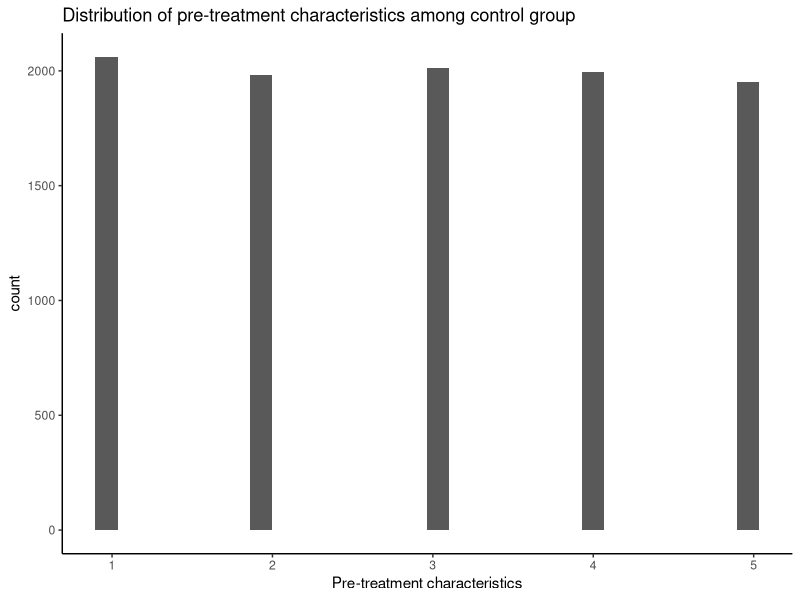
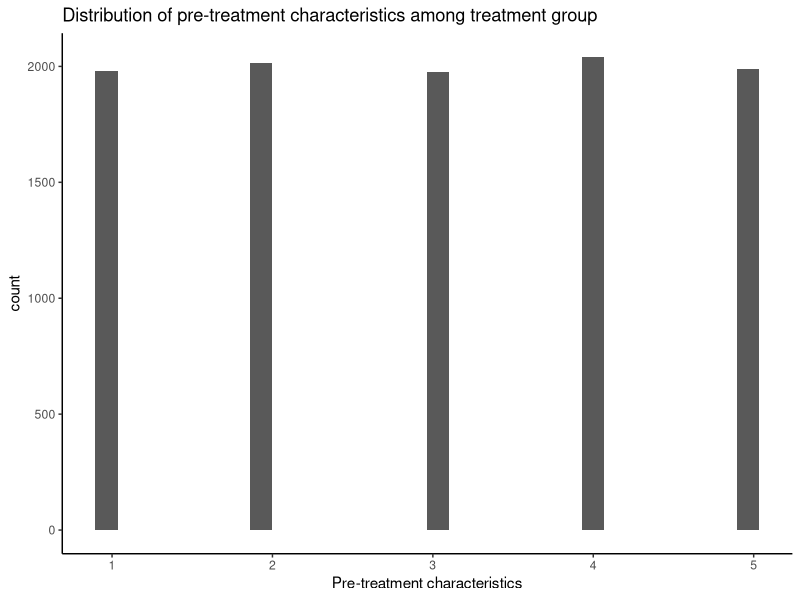

The R source for these figures, in order:
## ---- chunk 1

# set default chunk options
knitr::opts_chunk$set(fig.width = 4, fig.height = 3, 
                      echo = TRUE, message = FALSE, warning = FALSE)

# load packages
packages=c("MASS", "tidyverse", # Used in assignment 1
           "stargazer", "here", "tidyr", "dplyr","stringr", "janitor", # Used for Mock assignment
           "cowplot", "ggplot2", "tinytex", "datasets", "tibble") # Used for Mock assignment

for (i in packages) {
  if (require(i,character.only=TRUE)==FALSE) {
    install.packages(i,repos='http://cran.us.r-project.org')
  }
  else {
    require(i,character.only=TRUE)
  }
}

# Disable scientific notation if you want
options(scipen=999)

## ---- chunk 2
# Generate data on potential outcomes and pre-treatment covariates:
  rm(list=ls())
  library(MASS)

# Define variables and generate data:
  N <- 20000 # number of samples
  Xi <- sample(c(1,2,3,4,5),N, replace=TRUE) # pre-treatment characteristic
  m0_Xi <- 0.5*Xi 
  m1_Xi <- 1*Xi 
  
# Generate correlated error terms:
  ei <- mvrnorm(n=N,mu=c(0, 0),Sigma=matrix(c(1,0.75,0.75,1), ncol=2))
  
# Calculate potential outcomes:
  Yi_0 = m0_Xi + ei[,1]	# outcome if untreated
  Yi_1 = m1_Xi + ei[,2] # outcome if treated
  
# Output the mean of the potential outcomes:
  mean(Yi_0)
  mean(Yi_1)
  
# Create a dataframe from the vectors:
  df <- data.frame(Xi, Yi_0, Yi_1)
## ---- chunk 3
# add another column to dataframe where the unit 1s are chosen randomly
# 1 is treatment group
# 0 is control group
df$Di = sample(rep(c(0,1), length.out = N), N, replace = FALSE)
## ---- chunk 4
# histogram of Xi for control group
df %>% 
  filter(Di == 0) %>% 
  ggplot() + 
  geom_histogram(aes(x = Xi)) +
  theme_classic() +
  labs(title = "Distribution of pre-treatment characteristics among control group",
       x = "Pre-treatment characteristics")

# histogram of Xi for treatment group
df %>% 
  filter(Di == 1) %>% 
  ggplot() +
  geom_histogram(aes(x = Xi)) +
  theme_classic() +
  labs(title = "Distribution of pre-treatment characteristics among treatment group",
       x = "Pre-treatment characteristics")
  
## ---- chunk 5
# correlation of Di and Xi
cor(df$Di, df$Xi)
## ---- chunk 6
# correlation of Di and control outcome
cor(df$Di, df$Yi_0)

# correlation of Di and treatment outcome
cor(df$Di, df$Yi_1)
## ---- chunk 7
# find the difference between the means
mean(Yi_1) - mean(Yi_0)
## ---- chunk 8
# find the regression of Yi add to new column
df$Yi <- ifelse(df$Di == 1, Yi_1, Yi_0)

# Simple Regression of Yi and Di
lm1 <- lm(Yi ~ Di, df)

# regression with Yi and Di with Xi
lm2 <- lm(Yi ~ Di + Xi, df)

summary(lm1)
summary(lm2)
## ---- chunk 9
# Load the dataset
progresa <- read.csv("data/progresa.csv")

progresa_itt_df <- progresa %>%
  mutate(treatment = replace_na(treatment, 0))
## ---- chunk 10
## For continuous variables you can use the t-test

# household size '97
hhsize_treat <- progresa_itt_df %>% 
  filter(treatment == 1) %>% 
  select(hhsize97)

hhsize_control <- progresa_itt_df %>% 
  filter(treatment==0) %>% 
  select(hhsize97)

t.test(hhsize_treat, hhsize_control)

# value of animals '97
vani_treat <- progresa_itt_df %>% 
  filter(treatment == 1) %>% 
  select(vani)

vani_control <- progresa_itt_df %>% 
  filter(treatment == 0) %>% 
  select(vani)

t.test(vani_control, vani_treat)

# value of draft animals '97
vani1_treat <- progresa_itt_df %>% 
  filter(treatment == 1) %>% 
  select(vani1)

vani1_control <- progresa_itt_df %>% 
  filter(treatment == 0) %>% 
  select(vani1)

t.test(vani1_treat, vani1_control)

# value of prod animals
vani2_treat <- progresa_itt_df %>% 
  filter(treatment == 1) %>% 
  select(vani2)

vani2_control <- progresa_itt_df %>% 
  filter(treatment == 0) %>% 
  select(vani2)

t.test(vani2_treat, vani2_control)

## ---- chunk 11
## For binary variables you should use the proportions test

# dirtfloor97
dirtfloortable <- table(treatment = progresa_itt_df$treatment, progresa_itt_df$dirtfloor97, exclude = NULL)
dirtfloortable <- dirtfloortable[, c(2,1)]

print(prop.test(dirtfloortable))

# bathroom97
bathroomtable <- table(treatment = progresa_itt_df$treatment, progresa_itt_df$bathroom97, exclude = NULL)
bathroomtable <- bathroomtable[, c(2,1)]

print(prop.test(bathroomtable))

# electricity97
electricitytable <- table(treatment = progresa_itt_df$treatment, progresa_itt_df$electricity97, exclude = NULL)
electricitytable <- electricitytable[, c(2,1)]

print(prop.test(electricitytable))

# homeown97
homeowntable <- table(treatment = progresa_itt_df$treatment, progresa_itt_df$homeown97, exclude = NULL)
homeowntable <- homeowntable[, c(2,1)]

print(prop.test(homeowntable))
## ---- chunk 12
# run linear regression of vani against treatment
summary(lm(vani ~ treatment, progresa_itt_df))
## ---- chunk 13
# linear regression of vani against 6 independent variables
summary(lm(vani ~ treatment + age_hh + ani_sales + ethnicity_hh + crop_sales + educ_hh, progresa_itt_df))
## ---- chunk 14
# Examine number of hh that were intended to get treatment and that ended up receiving treatment
table(treatment = progresa_itt_df$treatment, intention_to_treat = progresa_itt_df$intention_to_treat, exclude = NULL)

# Create a new treatment variable that is:
# = 1 if intention_to_treat == 1 AND not in the actual treatment
# = 0 for normal control hh.
progresa_itt_df$pseudo_treatment <- ifelse(progresa_itt_df$intention_to_treat == 1 & progresa_itt_df$treatment == 0, 1, 0)

# -------------DID NOT USE THIS CODE (came with assignment)---------------------------------
# This creates a new variable called pseudo_treatment that has missing values for every hh
#progresa_itt_df$pseudo_treatment <- NA
# Replace NAs with 1 for the new intervention group
#progresa_itt_df$pseudo_treatment[progresa_itt_df$intention_to_treat == 1 & progresa_itt_df$treatment == 0] <- 1
# Replace NAs with 0 for the normal control group
#progresa_itt_df$pseudo_treatment[is.na(progresa_itt_df$pseudo_treatment)] <- 0

# test for spillover
summary(lm(vani ~ pseudo_treatment, progresa_itt_df))
